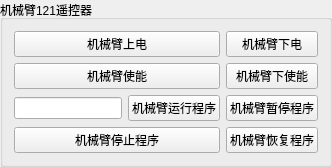
         <widget class="QGroupBox" name="groupBox_38">
          <property name="sizePolicy">
           <sizepolicy hsizetype="Preferred" vsizetype="Maximum">
            <horstretch>0</horstretch>
            <verstretch>0</verstretch>
           </sizepolicy>
          </property>
          <property name="title">
           <string>机械臂121遥控器</string>
          </property>
          <layout class="QGridLayout" name="gridLayout_12">
           <item row="0" column="0">
            <widget class="QPushButton" name="Jaka_121_power_on">
             <property name="sizePolicy">
              <sizepolicy hsizetype="Preferred" vsizetype="Fixed">
               <horstretch>0</horstretch>
               <verstretch>0</verstretch>
              </sizepolicy>
             </property>
             <property name="text">
              <string>机械臂上电</string>
             </property>
            </widget>
           </item>
           <item row="0" column="1">
            <widget class="QPushButton" name="Jaka_121_power_off">
             <property name="sizePolicy">
              <sizepolicy hsizetype="Preferred" vsizetype="Fixed">
               <horstretch>0</horstretch>
               <verstretch>0</verstretch>
              </sizepolicy>
             </property>
             <property name="text">
              <string>机械臂下电</string>
             </property>
            </widget>
           </item>
           <item row="1" column="0">
            <widget class="QPushButton" name="Jaka_121_enable">
             <property name="sizePolicy">
              <sizepolicy hsizetype="Preferred" vsizetype="Fixed">
               <horstretch>0</horstretch>
               <verstretch>0</verstretch>
              </sizepolicy>
             </property>
             <property name="text">
              <string>机械臂使能</string>
             </property>
            </widget>
           </item>
           <item row="1" column="1">
            <widget class="QPushButton" name="Jaka_121_disable">
             <property name="sizePolicy">
              <sizepolicy hsizetype="Preferred" vsizetype="Fixed">
               <horstretch>0</horstretch>
               <verstretch>0</verstretch>
              </sizepolicy>
             </property>
             <property name="text">
              <string>机械臂下使能</string>
             </property>
            </widget>
           </item>
           <item row="2" column="0">
            <layout class="QHBoxLayout" name="horizontalLayout_18">
             <item>
              <widget class="QLineEdit" name="Jaka_121_program_name">
               <property name="sizePolicy">
                <sizepolicy hsizetype="Preferred" vsizetype="Fixed">
                 <horstretch>0</horstretch>
                 <verstretch>0</verstretch>
                </sizepolicy>
               </property>
              </widget>
             </item>
             <item>
              <widget class="QPushButton" name="Jaka_121_play_program">
               <property name="text">
                <string>机械臂运行程序</string>
               </property>
              </widget>
             </item>
            </layout>
           </item>
           <item row="2" column="1">
            <widget class="QPushButton" name="Jaka_121_pause_program">
             <property name="sizePolicy">
              <sizepolicy hsizetype="Preferred" vsizetype="Fixed">
               <horstretch>0</horstretch>
               <verstretch>0</verstretch>
              </sizepolicy>
             </property>
             <property name="text">
              <string>机械臂暂停程序</string>
             </property>
            </widget>
           </item>
           <item row="3" column="0">
            <widget class="QPushButton" name="Jaka_121_stop_program">
             <property name="text">
              <string>机械臂停止程序</string>
             </property>
            </widget>
           </item>
           <item row="3" column="1">
            <widget class="QPushButton" name="Jaka_121_resume_program">
             <property name="text">
              <string>机械臂恢复程序</string>
             </property>
            </widget>
           </item>
          </layout>
         </widget>
